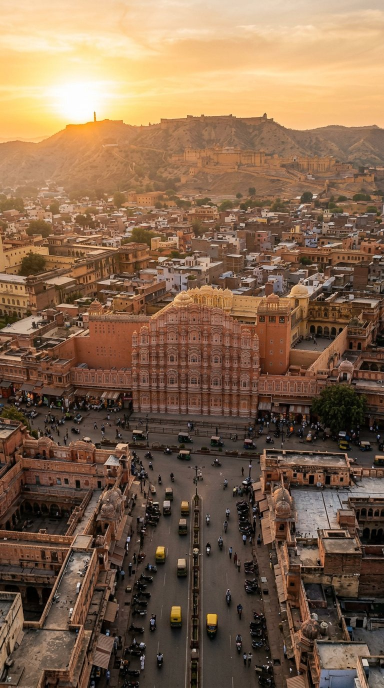
#> input picture docs/marketing/ekguru-brand-ad/02_reference_frames_9x16/scene_01_jaipur_sunrise_9x16.jpg, 768 x 1376 px, found by its file name (shown at 1/2 size)
$ python -i render_9x16_reel_shorts.py   (imports and definitions only)
#> lines starting #> are read from the running program, lines starting #| are printed output that depends on the picture
#!/usr/bin/env python3
"""
Render the 9:16 Vertical (1080x1920, 30fps) Instagram Reels & YouTube Shorts suite:
1) 06_exports/ekguru_60s_instagram_reel_youtube_shorts_9x16.mp4 (Full 60.0s Bilingual Commercial)
2) 06_exports/ekguru_15s_reel_shorts_teaser_9x16.mp4            (15.0s High-Impact Reel/Shorts Teaser)
3) 06_exports/scene_07_brand_reveal_master_9x16.mp4             (12.0s Standalone Vertical Brand Ending)
"""
import os
import time
import subprocess
import numpy as np
from PIL import Image
from scipy.io import wavfile
import imageio_ffmpeg

ROOT = "docs/marketing/ekguru-brand-ad"
REF_V_DIR = os.path.join(ROOT, "02_reference_frames_9x16")
GFX_DIR = os.path.join(ROOT, "05_brand_graphics")
VO_DIR = os.path.join(ROOT, "03_voiceover")
MUS_DIR = os.path.join(ROOT, "04_music_and_sfx")
EXP_DIR = os.path.join(ROOT, "06_exports")

W, H = 1080, 1920
FPS = 30
# [1 line that did not run here, left out]


def load_graded_vertical(filename, overscale=1.15, warm_grade=True):
#> called with overscale = 1.15, warm_grade = True
    img = Image.open(os.path.join(REF_V_DIR, filename)).convert("RGB")
#> img is the input picture: PIL image 768x1376 RGB; mean R, G, B 130.9, 102.3, 78.3
    iw, ih = img.size
#> iw = 768; ih = 1376
    target_ratio = W / H
    if iw / ih > target_ratio:
        nw = int(ih * target_ratio)
        x0 = (iw - nw) // 2
        img = img.crop((x0, 0, x0 + nw, ih))
    else:
        nh = int(iw / target_ratio)
#> nh = 1365
        y0 = (ih - nh) // 2
#> y0 = 5
        img = img.crop((0, y0, iw, y0 + nh))
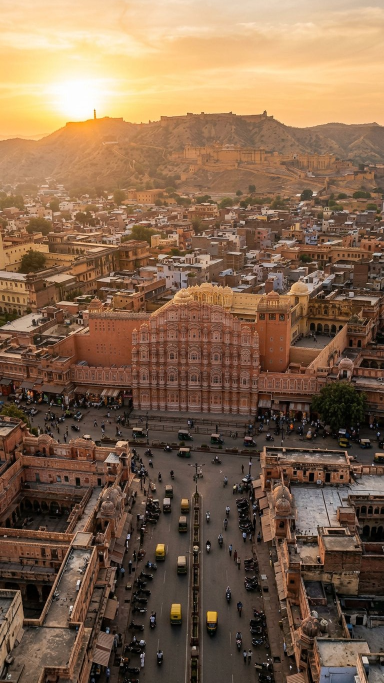
#> img: PIL image 768x1365 RGB (shown at 1/2 size); mean R, G, B 130.8, 102.1, 78

    ow, oh = int(W * overscale), int(H * overscale)
    img = img.resize((ow, oh), Image.Resampling.LANCZOS)
#> img: PIL image 1242x2208 RGB
    if not warm_grade:
        return img

    arr = np.asarray(img, dtype=np.float32) / 255.0
    arr[..., 0] = np.clip(arr[..., 0] * 1.025 + 0.006, 0.0, 1.0)
    arr[..., 1] = np.clip(arr[..., 1] * 1.005 + 0.002, 0.0, 1.0)
    arr[..., 2] = np.clip(arr[..., 2] * 0.965 + 0.008, 0.0, 1.0)
    arr = np.clip(0.5 + (arr - 0.5) * 1.04, 0.0, 1.0)
    return Image.fromarray((arr * 255.0).astype(np.uint8), "RGB")


# [13 lines left out: function camera_crop_pil, not called in this run]


def ease_in_out(u):
    u = max(0.0, min(1.0, float(u)))
    return 0.5 * (1.0 - np.cos(np.pi * u))


def smoothstep(t, t0, t1):
    u = max(0.0, min(1.0, (t - t0) / max(t1 - t0, 1e-5)))
    return u * u * (3.0 - 2.0 * u)


class FastVerticalScene7:
    # [270 lines left out: functions __init__, _make_bokeh_sheet, _fade_rgba, render_frame, build_15s_teaser_audio, main, not called in this run]


# [2 lines not run here, left out]

>>> result = load_graded_vertical('../02_reference_frames_9x16/scene_01_jaipur_sunrise_9x16.jpg')

$ run again, on docs/marketing/ekguru-brand-ad/02_reference_frames_9x16/scene_05_indian_culture_9x16.jpg
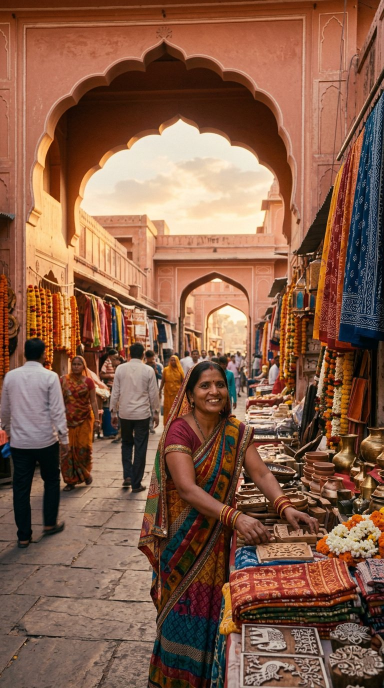
#> input picture docs/marketing/ekguru-brand-ad/02_reference_frames_9x16/scene_05_indian_culture_9x16.jpg, 768 x 1376 px, found by its file name (shown at 1/2 size)
#> in load_graded_vertical, img is the input picture: PIL image 768x1376 RGB; mean R, G, B 134.2, 93.6, 72.5
#> in load_graded_vertical, `img = img.crop((0, y0, iw, y0 + nh))`:
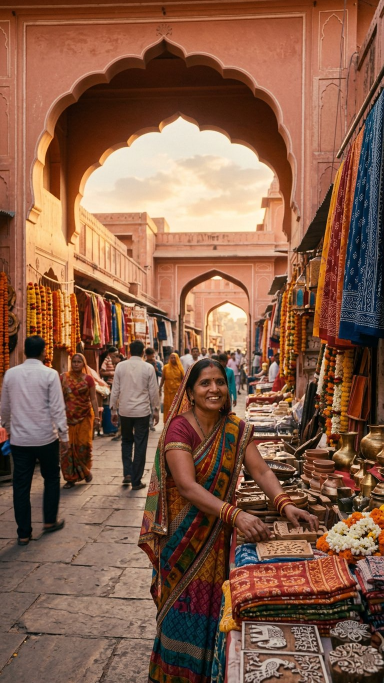
#> img: PIL image 768x1365 RGB (shown at 1/2 size); mean R, G, B 134.5, 93.9, 72.7
#> in load_graded_vertical, `img = img.resize((ow, oh), Image.Resampling.LANCZOS)`:
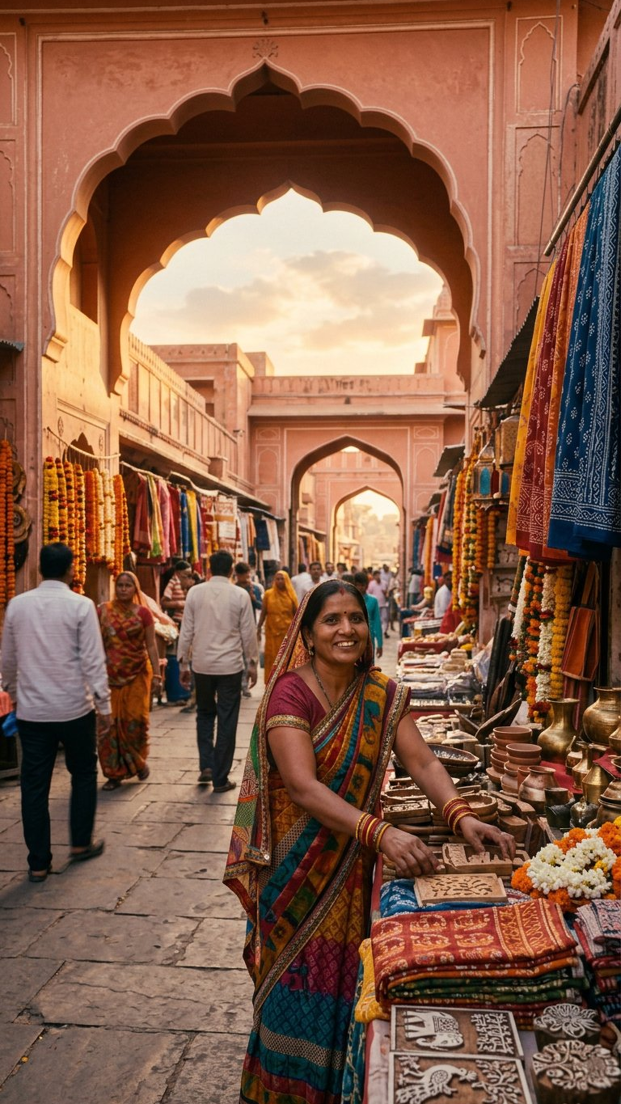
#> img: PIL image 1242x2208 RGB (shown at 1/2 size); mean R, G, B 134.5, 93.9, 72.8

$ run again, on docs/marketing/ekguru-brand-ad/02_reference_frames_9x16/scene_06_global_connection_9x16.jpg
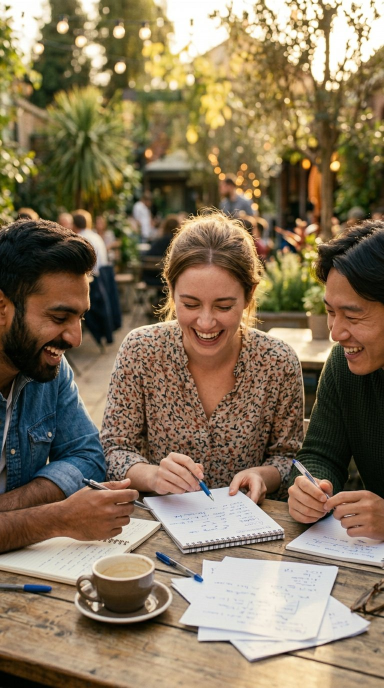
#> input picture docs/marketing/ekguru-brand-ad/02_reference_frames_9x16/scene_06_global_connection_9x16.jpg, 768 x 1376 px, found by its file name (shown at 1/2 size)
#> in load_graded_vertical, img is the input picture: PIL image 768x1376 RGB; mean R, G, B 134.3, 117.2, 90.9
#> in load_graded_vertical, `img = img.crop((0, y0, iw, y0 + nh))`:
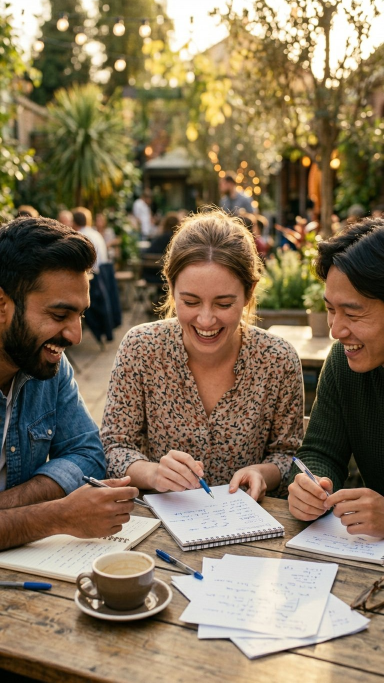
#> img: PIL image 768x1365 RGB (shown at 1/2 size); mean R, G, B 133.9, 116.8, 90.5
#> in load_graded_vertical, `arr[..., 0] = np.clip(arr[..., 0] * 1.025 + 0.006, 0.0, 1.0)`:
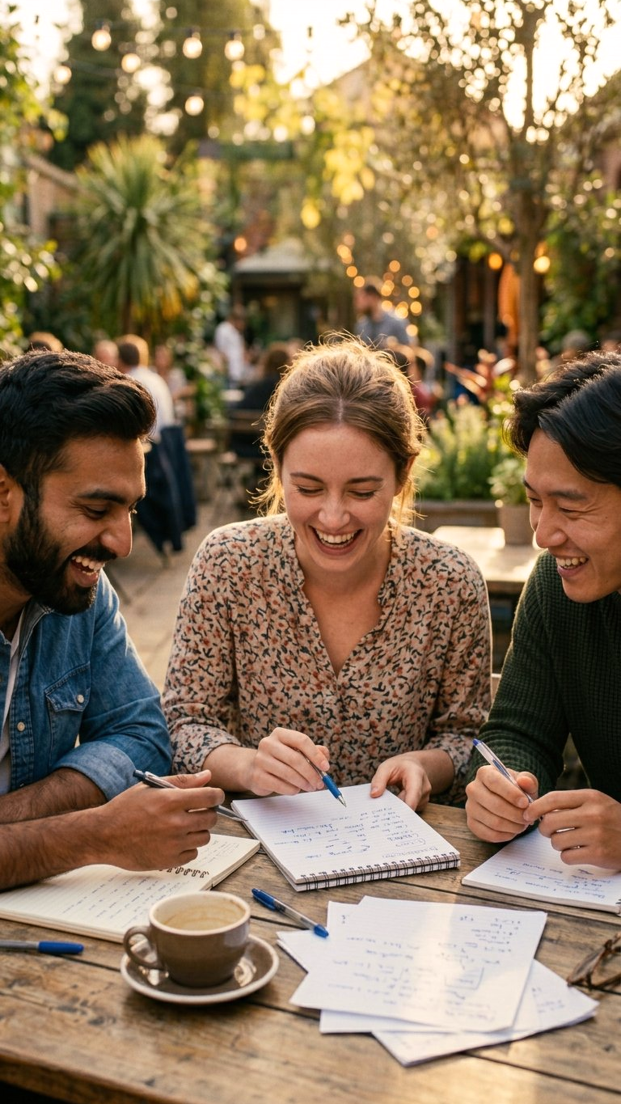
#> arr: shape (2208, 1242, 3) float32 (shown at 1/2 size); mean R, G, B 0.543, 0.458, 0.356
